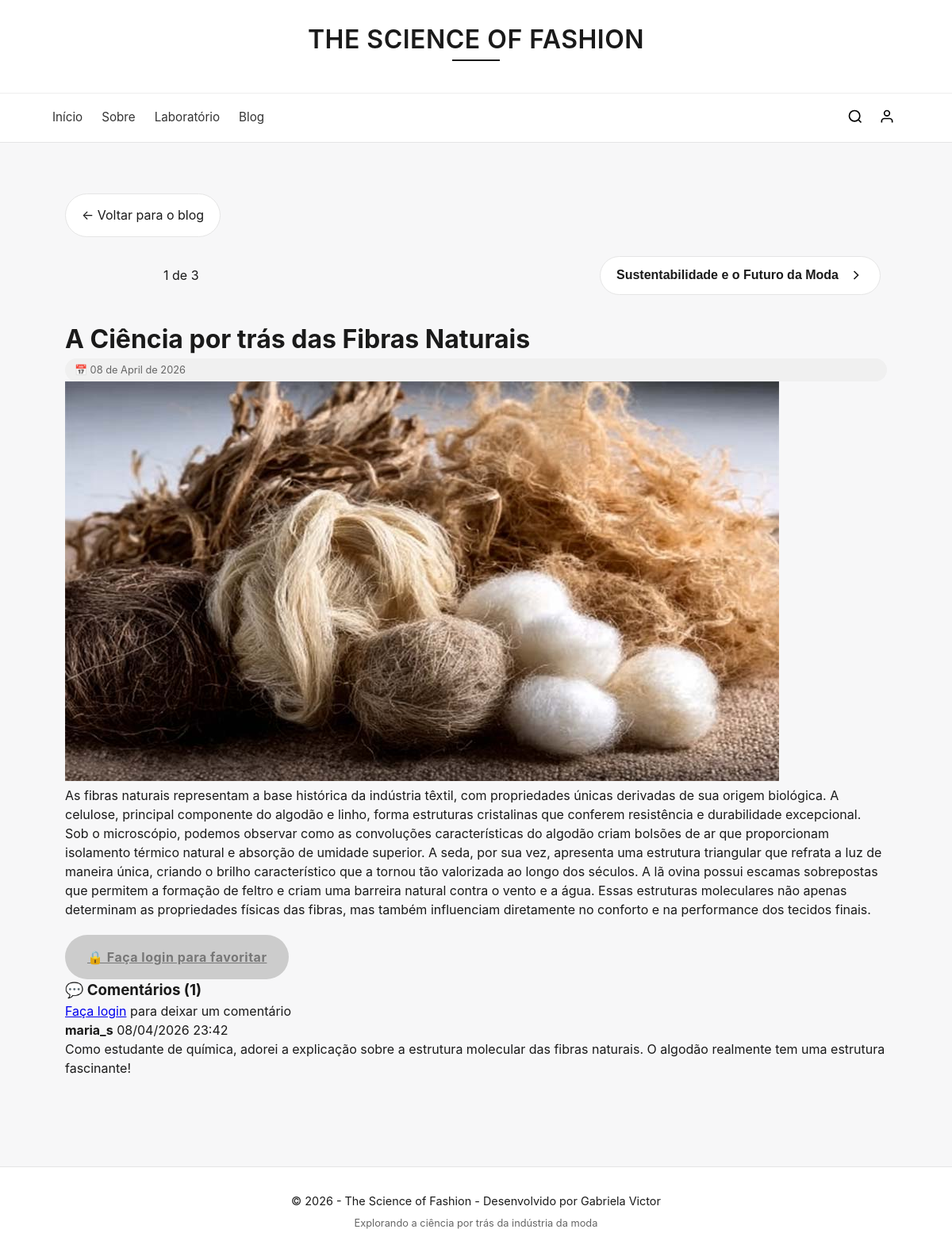
/blog/post/1, run on the app's committed database.
### models.py (models this page shows)
class Post(SQLModel, table=True):
    id: Optional[int] = Field(default=None, primary_key=True)
    titulo: str
    conteudo: str
    foto_url: Optional[str] = None
    data_publicacao: datetime = Field(default_factory=datetime.now)
    comentarios: List["Comentario"] = Relationship(back_populates="post")
    usuarios_que_favoritaram: List[Usuario] = Relationship(back_populates="posts_favoritos", link_model=FavoritoPost)

class Comentario(SQLModel, table=True):
    id: Optional[int] = Field(default=None, primary_key=True)
    conteudo: str
    data_postagem: datetime = Field(default_factory=datetime.now)
    usuario_id: int = Field(foreign_key="usuario.id")
    post_id: int = Field(foreign_key="post.id")
    usuario: Usuario = Relationship(back_populates="comentarios")
    post: Post = Relationship(back_populates="comentarios")

class Usuario(SQLModel, table=True):
    id: Optional[int] = Field(default=None, primary_key=True)
    nome: str
    username: str = Field(index=True, unique=True)
    email: str = Field(unique=True)
    senha: str
    bio: Optional[str] = None
    comentarios: List["Comentario"] = Relationship(back_populates="usuario")
    fibras_favoritas: List["Fibra"] = Relationship(back_populates="usuarios_que_favoritaram", link_model=FavoritoFibra)
    posts_favoritos: List["Post"] = Relationship(back_populates="usuarios_que_favoritaram", link_model=FavoritoPost)

### main.py (the view)
@app.get("/blog/post/{post_id}", response_class=HTMLResponse)
async def ler_post(
    request: Request,
    post_id: int,
    session: Session = Depends(get_session),
    usuario: Optional[Usuario] = Depends(get_usuario_logado)
):
    post = session.get(Post, post_id)
    if not post:
        raise HTTPException(status_code=404, detail="Post não encontrado")
    todos_posts = session.exec(select(Post).order_by(Post.id)).all()
    indices = {p.id: i for i, p in enumerate(todos_posts)}
    indice_atual = indices.get(post_id, 0)
    total_posts = len(todos_posts)
    post_anterior = todos_posts[indice_atual - 1] if indice_atual > 0 else None
    post_proximo = todos_posts[indice_atual + 1] if indice_atual < total_posts - 1 else None
    if "HX-Request" in request.headers:
        return templates.TemplateResponse(request, "partials/post_detalhes.html", {
            "post": post,
            "usuario": usuario,
            "post_anterior": post_anterior,
            "post_proximo": post_proximo,
            "indice_atual": indice_atual + 1,
            "total_posts": total_posts
        })
    return templates.TemplateResponse(request, "blog/post_detalhes.html", {
        "post": post,
        "usuario": usuario,
        "post_anterior": post_anterior,
        "post_proximo": post_proximo,
        "indice_atual": indice_atual + 1,
        "total_posts": total_posts
    })

### templates/blog/post_detalhes.html (shortened to what this page needs)
{% extends "base.html" %}
{% block content %}
<div id="post-detalhes-container">
    <div id="post-detalhes-wrapper">
        {% include "partials/post_detalhes.html" %}
    </div>
</div>
{% endblock %}

### templates/partials/post_detalhes.html (shortened to what this page needs)
<div class="blog-content-root">
    <div class="back-link">
        <a href="/blog"
           hx-get="/blog"
           hx-target="#main-content"
           hx-push-url="true"
           class="btn-back">
            ← Voltar para o blog
        </a>
    </div>
    <div class="post-navegacao">
        {% if post_anterior %}
        <button type="button"
                class="nav-post-btn anterior"
                hx-get="/blog/post/{{ post_anterior.id }}/partial"
                hx-target="#post-detalhes-wrapper"
                hx-swap="innerHTML"
                hx-push-url="/blog/post/{{ post_anterior.id }}"
                hx-indicator="#loading-indicator">
            <svg width="20" height="20" viewBox="0 0 24 24" fill="none" stroke="currentColor" stroke-width="2">
                <path d="M15 18l-6-6 6-6"/>
            </svg>
            <span>{{ post_anterior.titulo }}</span>
        </button>
        {% else %}
        <div class="nav-placeholder"></div>
        {% endif %}
        <span class="post-counter">
            {{ indice_atual }} de {{ total_posts }}
        </span>
        {% if post_proximo %}
        <button type="button"
                class="nav-post-btn proximo"
                hx-get="/blog/post/{{ post_proximo.id }}/partial"
                hx-target="#post-detalhes-wrapper"
                hx-swap="innerHTML"
                hx-push-url="/blog/post/{{ post_proximo.id }}"
                hx-indicator="#loading-indicator">
            <span>{{ post_proximo.titulo }}</span>
            <svg width="20" height="20" viewBox="0 0 24 24" fill="none" stroke="currentColor" stroke-width="2">
                <path d="M9 18l6-6-6-6"/>
            </svg>
        </button>
        {% else %}
        <div class="nav-placeholder"></div>
        {% endif %}
    </div>
    <div class="post-detalhes-card">
        <div class="post-header">
            <h1 class="post-titulo">{{ post.titulo }}</h1>
            <div class="post-meta">
                <span class="post-date">📅 {{ post.data_publicacao.strftime('%d de %B de %Y') }}</span>
            </div>
        </div>
        {% if post.foto_url %}
        <div class="post-featured-image">
            <img src="{{ post.foto_url }}" alt="{{ post.titulo }}">
        </div>
        {% endif %}
        <div class="post-content">
            {{ post.conteudo }}
        </div>
        <div class="post-actions">
            {% if usuario %}
            <button hx-post="/blog/{{ post.id }}/favoritar"
                    hx-target="this"
                    hx-swap="outerHTML"
                    class="btn-favoritar">
                🤍 Favoritar este artigo
            </button>
            {% else %}
            <a href="/login" class="btn-favoritar disabled">
                🔒 Faça login para favoritar
            </a>
            {% endif %}
        </div>
        <div class="comments-section">
            <h3 class="comments-title">💬 Comentários ({{ post.comentarios|length }})</h3>
            {% if usuario %}
            <div class="comment-form-container">
                <form class="comment-form"
                      hx-post="/blog/{{ post.id }}/comentar"
                      hx-target="#comments-list"
                      hx-swap="beforeend"
                      hx-on::after-swap="this.reset()">
                    <textarea name="conteudo"
                              rows="3"
                              placeholder="Deixe seu comentário..."
                              required></textarea>
                    <button type="submit" class="btn btn-primary">Enviar comentário</button>
                </form>
            </div>
            {% else %}
            <div class="login-to-comment">
                <p><a href="/login" hx-get="/login" hx-target="#main-content" hx-push-url="true">Faça login</a> para deixar um comentário</p>
            </div>
            {% endif %}
            <div id="comments-list" class="comments-list">
                {% for comentario in post.comentarios %}
                <div class="comment-item" id="comentario-{{ comentario.id }}">
                    <div class="comment-header">
                        <strong class="comment-author">{{ comentario.usuario.username }}</strong>
                        <span class="comment-date">{{ comentario.data_postagem.strftime('%d/%m/%Y %H:%M') }}</span>
                    </div>
                    <p class="comment-content">{{ comentario.conteudo }}</p>
                </div>
                {% else %}
                <div class="no-comments">
                    <p>Seja o primeiro a comentar!</p>
                </div>
                {% endfor %}
            </div>
        </div>
    </div>
</div>

### static/css/base.css (style rules this page uses)
* { margin: 0; padding: 0; box-sizing: border-box; }
body { font-family: -apple-system, BlinkMacSystemFont, "Segoe UI", Roboto, sans-serif; background: #f7f7f8; color: #1a1a1a; line-height: 1.5; }

### static/css/pages/fibra_detalhes_content.css (style rules this page uses)
.back-link { margin-bottom: 1.5rem; }
.btn-back { display: inline-flex; align-items: center; gap: 0.5rem; padding: 0.9rem 1.25rem; border-radius: 999px; border: 1px solid #e5e5e5; background: #fff; color: #1a1a1a; text-decoration: none; transition: all 0.2s ease; }
.nav-placeholder { width: 100px; min-height: 44px; }
.btn-favoritar { display: inline-flex; align-items: center; justify-content: center; gap: 0.5rem; padding: 1rem 1.75rem; margin-top: 1.25rem; background: linear-gradient(135deg, #764ba2 0%, #667eea 100%); color: #fff; border: none; border-radius: 999px; font-weight: 700; letter-spacing: 0.5px; transition: all 0.2s ease; box-shadow: 0 4px 15px rgba(118, 75, 162, 0.2); }
.btn-favoritar.disabled { background: #ccc; color: #777; cursor: not-allowed; box-shadow: none; }

### static/css/pages/blog.css (style rules this page uses)
.post-date, .comment-count { display: flex; align-items: center; gap: 0.3rem; }
.blog-content-root { max-width: 1100px; margin: 0 auto; padding: 2rem 1rem 4rem; }
.back-link { margin-bottom: 1.5rem; }
.btn-back { display: inline-flex; align-items: center; gap: 0.5rem; padding: 0.9rem 1.25rem; border-radius: 999px; border: 1px solid #e5e5e5; background: #fff; color: #1a1a1a; text-decoration: none; transition: all 0.2s ease; }
.post-navegacao { display: grid; grid-template-columns: auto 1fr auto; align-items: center; gap: 1rem; margin-bottom: 2rem; padding: 0 0.5rem; }

### static/css/pages/perfil.css (style rules this page uses)
.tag-categoria, .tag-origem, .post-date { padding: 0.3rem 0.75rem; border-radius: 20px; background: #f0f0f0; font-size: 0.8rem; color: #666; }
.back-link { margin-bottom: 1.5rem; }
.btn-back { display: inline-flex; align-items: center; gap: 0.5rem; padding: 0.9rem 1.25rem; border-radius: 999px; border: 1px solid #e5e5e5; background: #fff; color: #1a1a1a; text-decoration: none; transition: all 0.2s ease; }

### data on the page
Post: titulo "Sustentabilidade e o Futuro da Moda"
Post: titulo "A Ciência por trás das Fibras Naturais", data_publicacao "08 de April de 2026", foto_url (picture), conteudo "As fibras naturais representam a base histórica da indústria têxtil, com propriedades únicas derivadas de sua origem biológica. A celulose, principal componente do algodão e linho, forma estruturas cristalinas que conferem resistência e durabilidade excepcional. Sob o microscópio, podemos observar como as convoluções características do algodão criam bolsões de ar que proporcionam isolamento térmico natural e absorção de umidade superior. A seda, por sua vez, apresenta uma estrutura triangular que refrata a luz de maneira única, criando o brilho característico que a tornou tão valorizada ao longo dos séculos. A lã ovina possui escamas sobrepostas que permitem a formação de feltro e criam uma…"
Comentario: usuario.username "maria_s", data_postagem "08/04/2026 23:42", conteudo "Como estudante de química, adorei a explicação sobre a estrutura molecular das fibras naturais. O algodão realmente tem uma estrutura fascinante!"

### other printed values
{{ indice_atual }} "1"
{{ total_posts }} "3"
{{ post.comentarios|length }} "1"
